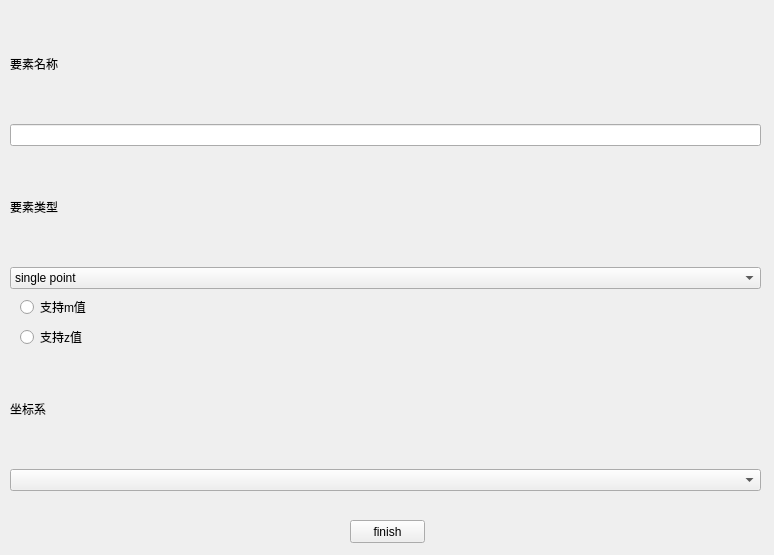
<?xml version="1.0" encoding="UTF-8"?>
<ui version="4.0">
 <class>createLayer</class>
 <widget class="QWidget" name="createLayer">
  <property name="geometry">
   <rect>
    <x>0</x>
    <y>0</y>
    <width>774</width>
    <height>555</height>
   </rect>
  </property>
  <property name="cursor">
   <cursorShape>ArrowCursor</cursorShape>
  </property>
  <property name="windowTitle">
   <string>创建要素</string>
  </property>
  <property name="styleSheet">
   <string notr="true"/>
  </property>
  <widget class="QWidget" name="verticalLayoutWidget_5">
   <property name="geometry">
    <rect>
     <x>0</x>
     <y>10</y>
     <width>761</width>
     <height>481</height>
    </rect>
   </property>
   <layout class="QVBoxLayout" name="verticalLayout_5">
    <property name="leftMargin">
     <number>10</number>
    </property>
    <item>
     <layout class="QVBoxLayout" name="verticalLayout">
      <property name="sizeConstraint">
       <enum>QLayout::SetMinAndMaxSize</enum>
      </property>
      <property name="leftMargin">
       <number>0</number>
      </property>
      <item>
       <widget class="QLabel" name="label">
        <property name="text">
         <string>要素名称</string>
        </property>
       </widget>
      </item>
      <item>
       <widget class="QLineEdit" name="featureName"/>
      </item>
     </layout>
    </item>
    <item>
     <layout class="QVBoxLayout" name="verticalLayout_2">
      <item>
       <widget class="QLabel" name="label_3">
        <property name="text">
         <string>要素类型</string>
        </property>
       </widget>
      </item>
      <item>
       <widget class="QComboBox" name="comboBox">
        <item>
         <property name="text">
          <string>single point</string>
         </property>
        </item>
        <item>
         <property name="text">
          <string>multi Point</string>
         </property>
        </item>
        <item>
         <property name="text">
          <string>Poly Line</string>
         </property>
        </item>
        <item>
         <property name="text">
          <string>Polygon</string>
         </property>
        </item>
       </widget>
      </item>
     </layout>
    </item>
    <item>
     <layout class="QVBoxLayout" name="verticalLayout_3">
      <property name="leftMargin">
       <number>10</number>
      </property>
      <item>
       <widget class="QRadioButton" name="m_value">
        <property name="text">
         <string>支持m值</string>
        </property>
       </widget>
      </item>
      <item>
       <widget class="QRadioButton" name="z_value">
        <property name="text">
         <string>支持z值</string>
        </property>
       </widget>
      </item>
     </layout>
    </item>
    <item>
     <layout class="QVBoxLayout" name="verticalLayout_4">
      <item>
       <widget class="QLabel" name="label_4">
        <property name="text">
         <string>坐标系</string>
        </property>
       </widget>
      </item>
      <item>
       <widget class="QComboBox" name="coordinate"/>
      </item>
     </layout>
    </item>
   </layout>
  </widget>
  <widget class="QPushButton" name="pushButton">
   <property name="geometry">
    <rect>
     <x>350</x>
     <y>520</y>
     <width>75</width>
     <height>23</height>
    </rect>
   </property>
   <property name="text">
    <string>finish</string>
   </property>
  </widget>
 </widget>
 <resources/>
 <connections/>
</ui>
